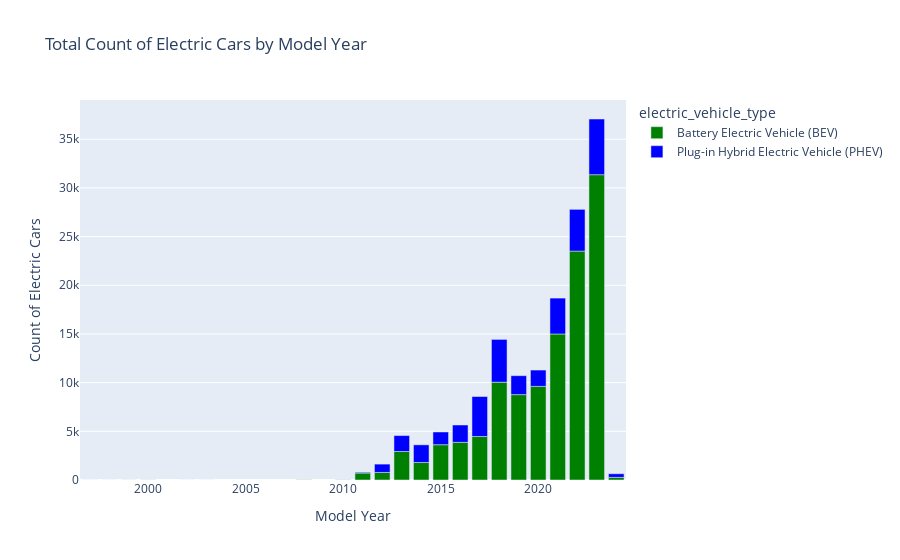

Write notebook code for a chart like this one.
### Code cell
# Paste the code generated by GPT and run it
import plotly.express as px
import nbformat

# Group the data by model year and electric vehicle type and calculate the total count of electric cars
grouped_cars = electric_cars.groupby(['model_year', 'electric_vehicle_type']).sum('n_cars').reset_index()

# Draw the bar plot using Plotly Express
fig = px.bar(grouped_cars, x='model_year', y='n_cars', color='electric_vehicle_type',
             title='Total Count of Electric Cars by Model Year',
             labels={'model_year': 'Model Year', 'n_cars': 'Count of Electric Cars'},
             color_discrete_map={'Plug-in Hybrid Electric Vehicle (PHEV)': 'blue',
                                 'Battery Electric Vehicle (BEV)': 'green'})

# Show the plot
fig.show()

### Figure 1 — Plotly figure (JSON) as saved in the notebook; plotly's stock layout.template omitted (floating-point values rounded to 4 significant figures)
{"data": [{"alignmentgroup": "True", "hovertemplate": "electric_vehicle_type=Battery Electric Vehicle (BEV)<br>Model Year=%{x}<br>Count of Electric Cars=%{y}<extra></extra>", "legendgroup": "Battery Electric Vehicle (BEV)", "marker": {"color": "green", "pattern": {"shape": ""}}, "name": "Battery Electric Vehicle (BEV)", "offsetgroup": "Battery Electric Vehicle (BEV)", "orientation": "v", "showlegend": true, "textposition": "auto", "type": "bar", "x": [1997, 1998, 1999, 2000, 2002, 2003, 2008, 2010, 2011, 2012, 2013, 2014, 2015, 2016, 2017, 2018, 2019, 2020, 2021, 2022, 2023, 2024], "xaxis": "x", "y": [1, 1, 4, 8, 2, 1, 18, 21, 718, 776, 2926, 1796, 3625, 3867, 4466, 10046, 8771, 9617, 14998, 23511, 31360, 271], "yaxis": "y"}, {"alignmentgroup": "True", "hovertemplate": "electric_vehicle_type=Plug-in Hybrid Electric Vehicle (PHEV)<br>Model Year=%{x}<br>Count of Electric Cars=%{y}<extra></extra>", "legendgroup": "Plug-in Hybrid Electric Vehicle (PHEV)", "marker": {"color": "blue", "pattern": {"shape": ""}}, "name": "Plug-in Hybrid Electric Vehicle (PHEV)", "offsetgroup": "Plug-in Hybrid Electric Vehicle (PHEV)", "orientation": "v", "showlegend": true, "textposition": "auto", "type": "bar", "x": [2010, 2011, 2012, 2013, 2014, 2015, 2016, 2017, 2018, 2019, 2020, 2021, 2022, 2023, 2024], "xaxis": "x", "y": [3, 78, 857, 1639, 1817, 1309, 1783, 4108, 4395, 1945, 1677, 3686, 4288, 5719, 371], "yaxis": "y"}], "layout": {"barmode": "relative", "legend": {"title": {"text": "electric_vehicle_type"}, "tracegroupgap": 0}, "title": {"text": "Total Count of Electric Cars by Model Year"}, "xaxis": {"anchor": "y", "domain": [0, 1], "title": {"text": "Model Year"}}, "yaxis": {"anchor": "x", "domain": [0, 1], "title": {"text": "Count of Electric Cars"}}}}
